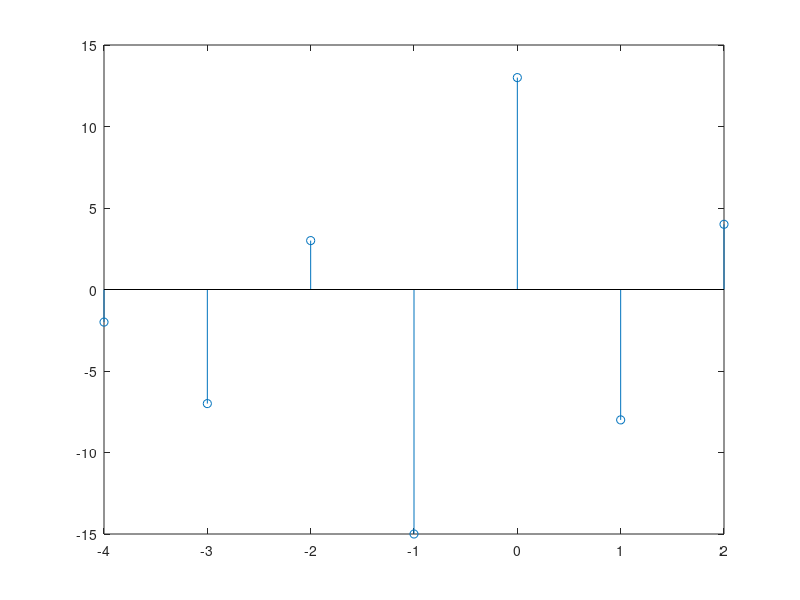
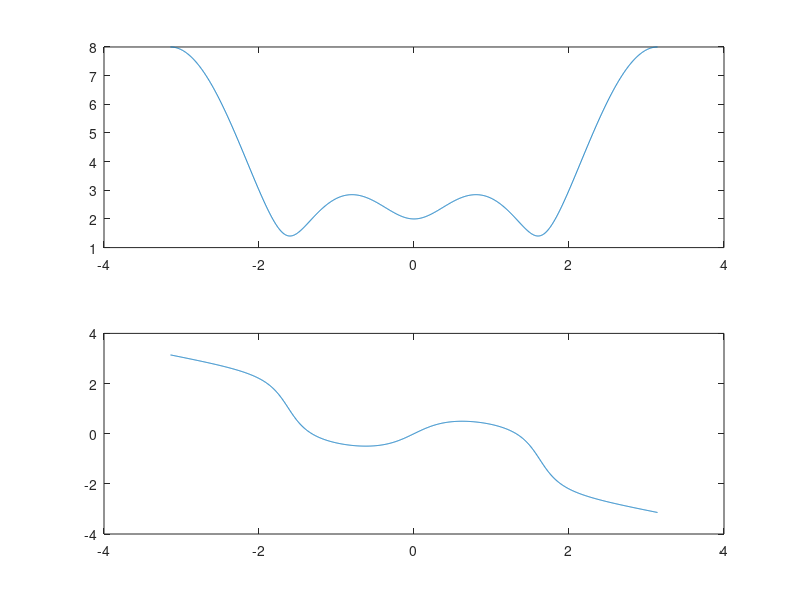

Recreate these plots in MATLAB, in order.
close all
clc

x1 = [2, -1, 3, -2]  % starts at n = -1
x2 = [-1, -4, 1, -2] % starts at n = -3

y = conv(x1, x2)

ny = -4:-4+length(y)-1
stem(ny, y)

y = ifft(fft(x1,8).*fft(x2,8))

n1 = -1:2;
omega = -pi:pi/1000:pi;
X1 = zeros(size(omega))

for n = 1:length(n1)
    X1 = X1+x1(n)*exp(-1j*n1(n)*omega);
end

figure(2)
subplot(211)
plot(omega, abs(X1))

subplot(212)
plot(omega, angle(X1))
